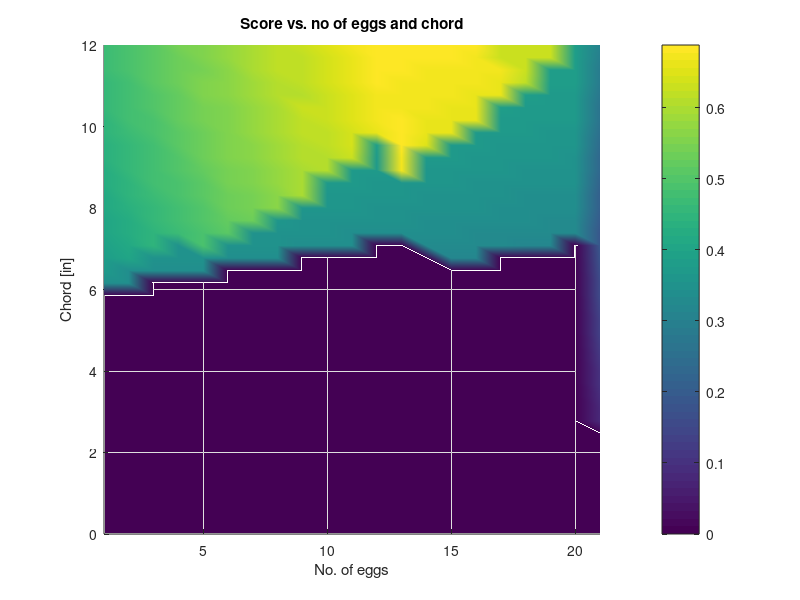

The MATLAB source for this figure:
clear;
load tradestudydata.mat
noEggs = 1:21;
chord = linspace(0,12,40);

%contourf(noEggs,chord,datamat2)                    %uses contour lines
surf(noEggs,chord,datamat2,'FaceColor','interp')    %just shading, no contour lines

view(2)                 %places the view straight down (rather than isometric)
axis([1 21 0 12])       %sets axis limits
shading interp          %blends the shading
colorbar                %adds the color scale for z
xlabel('No. of eggs')
ylabel('Chord [in]')
title('Score vs. no of eggs and chord')